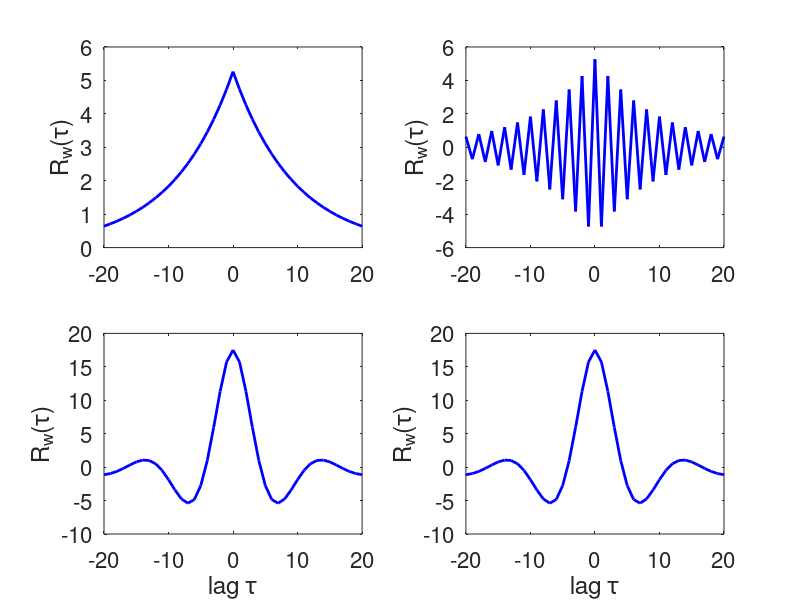

Recreate this plot in MATLAB.
close all

maxlag = 20;
tauv = -maxlag:maxlag;


figure(1)
subplot(221)
d = -0.9;
c0 = 1;
c1 = 0;
G = tf([c0 c1],[1 d],1);
Rw = 1./(1-d.^2)*(-d).^(abs(tauv));
plot(tauv,Rw,'b','linewidth',2)
set(gca,'fontsize',16)
ylabel('R_w(\tau)')
v = axis;
hold on


subplot(222)
d = 0.9;  
c0 = 1;
c1 = 0;
G = tf([c0 c1],[1 d],1);
Rw = 1./(1-d.^2)*(-d).^(abs(tauv));
plot(tauv,Rw,'b','linewidth',2)
set(gca,'fontsize',16)
ylabel('R_w(\tau)')
axis([-20 20 -6 6])
hold on

subplot(223)
d1 = -1.5;
d2 = 0.7;
c0 = 1;
c1 = 0.5;
c2 = 0;
G = tf([c0 c1 c2],[1 d1 d2],1);
h = impulse(G);
[Rw,lags]=xcov(h,20,'none');
plot(lags,Rw,'b','linewidth',2);
e = randn(1000000,1);
w = lsim(G,e);
mean(w.^2)
set(gca,'fontsize',16)
xlabel('lag \tau')
ylabel('R_w(\tau)')
hold on


subplot(224)
plot(lags,Rw,'b','linewidth',2);
set(gca,'fontsize',16)
xlabel('lag \tau')
ylabel('R_w(\tau)')
hold on

%print -depsc morecovplots.eps